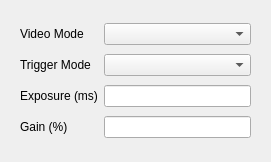
<?xml version="1.0" encoding="UTF-8"?>
<ui version="4.0">
 <class>CameraSettingsDialog</class>
 <widget class="QDialog" name="CameraSettingsDialog">
  <property name="geometry">
   <rect>
    <x>0</x>
    <y>0</y>
    <width>271</width>
    <height>162</height>
   </rect>
  </property>
  <property name="windowTitle">
   <string>Camera Settings</string>
  </property>
  <layout class="QVBoxLayout" name="verticalLayout">
   <item>
    <widget class="TaurusWidget" name="taurusWidget">
     <layout class="QGridLayout" name="gridLayout">
      <item row="0" column="0">
       <widget class="QLabel" name="label_3">
        <property name="text">
         <string>Video Mode</string>
        </property>
       </widget>
      </item>
      <item row="0" column="1">
       <widget class="TaurusValueComboBox" name="videoModeComboBox"/>
      </item>
      <item row="1" column="0">
       <widget class="QLabel" name="label_4">
        <property name="text">
         <string>Trigger Mode</string>
        </property>
       </widget>
      </item>
      <item row="1" column="1">
       <widget class="TaurusValueComboBox" name="triggerModeComboBox"/>
      </item>
      <item row="2" column="0">
       <widget class="QLabel" name="label_5">
        <property name="text">
         <string>Exposure (ms)</string>
        </property>
       </widget>
      </item>
      <item row="2" column="1">
       <widget class="MAXLineEdit" name="expTimeLineEdit">
        <property name="model">
         <string/>
        </property>
        <property name="useParentModel">
         <bool>false</bool>
        </property>
       </widget>
      </item>
      <item row="3" column="0">
       <widget class="QLabel" name="label_6">
        <property name="text">
         <string>Gain (%)</string>
        </property>
       </widget>
      </item>
      <item row="3" column="1">
       <widget class="MAXLineEdit" name="gainLineEdit"/>
      </item>
     </layout>
    </widget>
   </item>
  </layout>
 </widget>
 <customwidgets>
  <customwidget>
   <class>TaurusWidget</class>
   <extends>QWidget</extends>
   <header>taurus.qt.qtgui.container</header>
   <container>1</container>
  </customwidget>
  <customwidget>
   <class>TaurusValueLineEdit</class>
   <extends>QLineEdit</extends>
   <header>taurus.qt.qtgui.input</header>
  </customwidget>
  <customwidget>
   <class>TaurusValueComboBox</class>
   <extends>QComboBox</extends>
   <header>taurus.qt.qtgui.input</header>
  </customwidget>
  <customwidget>
   <class>MAXLineEdit</class>
   <extends>TaurusValueLineEdit</extends>
   <header>maxwidgets.input</header>
  </customwidget>
 </customwidgets>
 <resources/>
 <connections/>
</ui>
